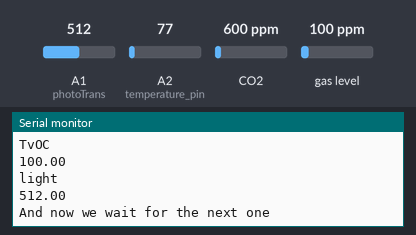
Bench run of a sketch on a simulated Arduino MKR. Parts: the last lines printed to the serial monitor. The test bench sets the inputs (shaded band); at power-on: CO2 600 ppm, A2 (temperature_pin) = 77, A1 (photoTrans) = 512, gas level 100 ppm. WiFi joins after 1.5 s; servers stay silent unless stated; no MQTT or app messages arrive unless stated.

Above: at 2.7 s.
2.8 s: CO2 set to 452 ppm
7.8 s: A2 (temperature_pin) set to 92
12.8 s: A1 (photoTrans) set to 716
At 14.1 s:
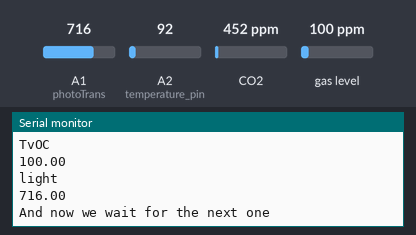
17.8 s: gas level set to 20 ppm
22.8 s: A2 (temperature_pin) set to 107
27.8 s: A1 (photoTrans) set to 992
At 30.2 s:
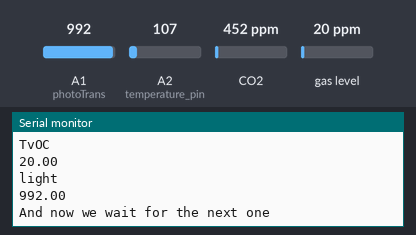
Timing chart, 0 to 31.7 s (numbered marks = the images above; inputs shaded):
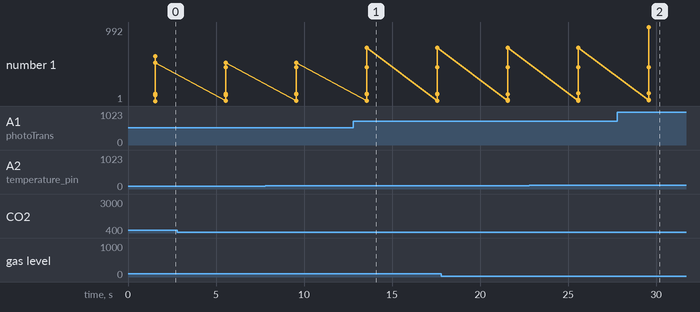

Measured:
- after the input at 12.8 s, the serial monitor: prints a new line after 0.76 s (image 1)
- after the input at 27.8 s, the serial monitor: prints a new line after 1.8 s (image 2)
- plotted number 1: 512 → 716 after the input at 12.8 s, 716 → 992 after the input at 27.8 s

The sketch:

wifimqtt.ino
```cpp
#include <MQTTClient.h>
#include <ArduinoJson.h>
#include <WiFi101.h>
#include "Adafruit_CCS811.h"
#include <PubSubClient.h>
#include <ArduinoJson.h>


typedef struct rgb
{
  float red;
  float green;
  float blue;

}rgb;


/* define ports */
int photoTrans =  A1;
int temperature_pin = A2;
int red_pin = 0; /* tbd */
int green_pin = 0;/* tbd */
int blue_pin = 0;/* tbd */
/* end define ports */

/* variables */
float timestamp_value;
float co2_value;
float tvoc_value;
float temperature_value;
float light_value;
rgb rgb_value;

const char ssid[] = "titkos"; // WiFI ssid
const char pass[] = "titkos"; //WiFI password
const char mqttServer[] = "titkos.mosquitto.org"; // broker, with shiftr.io it's "broker.shiftr.io"
const int mqttServerPort = 1883; // broker mqtt port
const char key[] = "titkos"; // broker key
const char secret[] = "titkos"; // broker secret
const char device[] = "titkos"; // broker device identifier
char _SSID[] = "titkos"; /* for wifi connection check */
char _PASSWORD[]= "titkos";
static char sbuf[256]; /* json string */
/* end variables */

/* included module classes */
WiFiClient net;

PubSubClient mqttClient(net);

Adafruit_CCS811 ccs; /* co2 sensor */
/* end included module classes */


// the setup function runs once when you press reset or power the board
void setup() {
  /* Wifi Setting */
  WiFi.begin(_SSID, _PASSWORD);
  while (WiFi.status() != WL_CONNECTED) {
    delay(500);
    Serial.print(".");
  }
  Serial.println();
  Serial.println("WiFi connected");
  Serial.print("IP address: ");
  Serial.println(WiFi.localIP());

  mqttClient.setServer(mqttServer,1883); /* set server name and port */
  /* connectt to server with some random ID */
  if(mqttClient.connect("MyClientID"))
  {
    Serial.println("Connection established, system working");
  }
  /* Co2 sensor Setting */

  if(!ccs.begin())
  {
  Serial.println("Failed to start sensor! Please check wiring.");
  while(1);  /* blocking wait */
  }

  /*  wait for the sensor to be ready */
  while(!ccs.available());
  /* light sensor settings */
  pinMode(photoTrans, INPUT);
  pinMode(temperature_pin, INPUT);
}

int generate_ti_stamp(float * ti)
{
  (*ti)++;
  return 0;
}
/* every function from this type should has exlusive acces to the handler object*/
/* function read_co2
* brief: reads ccs811 sensor values and gives through parameters
* parameters: co2: co2 value
              tvoc: tvoc value
  returns: error code zero if no problem occured
*/
int  read_co2(float *co2, float *tvoc )
{
  int returnCode = 0;
  if(ccs.available())
  {
    if(!ccs.readData())
    {
      *co2 = ccs.geteCO2();
      *tvoc = ccs.getTVOC();
    }
    else
    {
      returnCode = 1;
    }
  }
  else
  {
    returnCode = 2;
  }
  return returnCode;
}
int  read_light(float *light)
{
  *light = analogRead(photoTrans);
  return 0;
}
int  read_temp(float *temp)
{
  /* todo converting etc. */
  *temp = analogRead(temperature_pin);
  return 0;
}

/* function read data
* brief: gets all the sensor data and generates timestamp
* parameters: ti: timestamp output pointer
              temp: timestamp output pointer
              co2: co2 value output pointer
              tvoc: tvoc value output pointer
              tvoc: total volatile compund pointer
              light: timestamp output pointer
* output: status tbd what will it mean
*         e.g error 0x01 -> first value is bad
*/
int read_data(float *ti, float *temp, float *co2,float *tvoc, float *light)
{
  int errorcode = 0x0;
  errorcode |= generate_ti_stamp(ti);
  errorcode |= read_co2(co2,tvoc);
  errorcode |= read_light(light);
  errorcode |= read_temp(temp);
  return errorcode;
}

void send_to_server()
{
  DynamicJsonDocument datapair(256);
  datapair["temperature"] = temperature_value;
  datapair["co2"] = co2_value;
  datapair["tvoc"] = tvoc_value;
  datapair["light"] = light_value;
  datapair["total_value"] = co2_value;
  serializeJson(datapair,sbuf);
  mqttClient.publish("/topic/bettair", sbuf);
}

void print_values()
{
  Serial.println("Timestamp:");
  Serial.println(timestamp_value);
  Serial.println("Temperature:");
  Serial.println(temperature_value);
  Serial.println("Co2");
  Serial.println(co2_value);
  Serial.println("TvOC");
  Serial.println(tvoc_value);
  Serial.println("light");
  Serial.println(light_value);
}

// the loop function runs over and over again forever
void loop() {

  mqttClient.loop();
  read_data(&timestamp_value, &temperature_value, &co2_value,&tvoc_value, &light_value);
  print_values();
  send_to_server();
  Serial.println("And now we wait for the next one");
  delay(4000);
}
```
